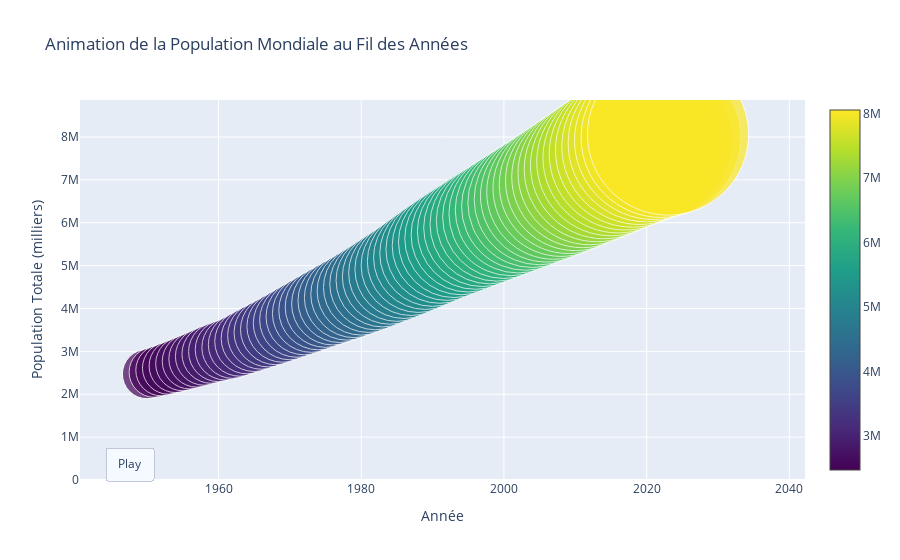

This figure's notebook cell:
### Markdown cell above
Évolution de la population au fil du temps

### Code cell
import pandas as pd
import plotly.graph_objs as go
from plotly.subplots import make_subplots

# Supposons que df est ton DataFrame avec les colonnes 'Year' et 'Total Population, as of 1 January (thousands)'
global_population = df.groupby('Year')['Total Population, as of 1 January (thousands)'].sum().reset_index()

# Créer la figure de base
fig = make_subplots(rows=1, cols=1)

# Ajouter les données comme points de taille variable (cercles)
trace = go.Scatter(
    x=global_population['Year'],
    y=global_population['Total Population, as of 1 January (thousands)'],
    mode='markers',
    marker=dict(
        size=global_population['Total Population, as of 1 January (thousands)'] / 50000,  # Ajuste la taille des cercles (facteur modifié)
        color=global_population['Total Population, as of 1 January (thousands)'],
        colorscale='Viridis',  # Choix des couleurs
        showscale=True
    ),
    name="Population mondiale"
)

fig.add_trace(trace)

# Mise en place de l'animation
frames = []

for year in global_population['Year']:
    frame = go.Frame(
        data=[go.Scatter(
            x=global_population[global_population['Year'] <= year]['Year'],
            y=global_population[global_population['Year'] <= year]['Total Population, as of 1 January (thousands)'],
            mode='markers',
            marker=dict(
                size=global_population[global_population['Year'] <= year]['Total Population, as of 1 January (thousands)'] / 50000,  # Augmenter la taille des cercles
                color=global_population[global_population['Year'] <= year]['Total Population, as of 1 January (thousands)'],
                colorscale='Viridis',
                showscale=True
            )
        )],
        name=f"Année {year}"
    )
    frames.append(frame)

fig.frames = frames

# Ajouter des boutons pour jouer l'animation
fig.update_layout(
    updatemenus=[dict(
        type="buttons",
        x=0.1,
        xanchor="right",
        y=0,
        yanchor="bottom",
        buttons=[dict(
            label="Play",
            method="animate",
            args=[None, dict(frame=dict(duration=500, redraw=True), fromcurrent=True, mode="immediate")]
        )]
    )],
    title="Animation de la Population Mondiale au Fil des Années",
    xaxis=dict(title='Année'),
    yaxis=dict(title='Population Totale (milliers)', range=[0, global_population['Total Population, as of 1 January (thousands)'].max() * 1.1]),
)

# Afficher le graphique
fig.show()

### Figure 1 — Plotly figure (JSON) as saved in the notebook; plotly's stock layout.template omitted (floating-point values rounded to 4 significant figures)
{"data": [{"marker": {"color": [2471000.0, 2515000.0, 2559000.0, 2609000.0, 2659000.0, 2713000.0, 2768000.0, 2823000.0, 2882000.0, 2940000.0, 2992000.0, 3039000.0, 3090000.0, 3156000.0, 3229000.0, 3300000.0, 3369000.0, 3439000.0, 3508000.0, 3582000.0, 3657000.0, 3733000.0, 3807000.0, 3883000.0, 3959000.0, 4034000.0, 4107000.0, 4181000.0, 4255000.0, 4330000.0, 4408000.0, 4488000.0, 4570000.0, 4655000.0, 4739000.0, 4825000.0, 4913000.0, 5003000.0, 5096000.0, 5188000.0, 5281000.0, 5375000.0, 5463000.0, 5549000.0, 5634000.0, 5717000.0, 5801000.0, 5884000.0, 5966000.0, 6048000.0, 6130000.0, 6213000.0, 6296000.0, 6379000.0, 6462000.0, 6545000.0, 6629000.0, 6714000.0, 6801000.0, 6888000.0, 6977000.0, 7066000.0, 7156000.0, 7247000.0, 7337000.0, 7426000.0, 7515000.0, 7603000.0, 7689000.0, 7771000.0, 7851000.0, 7923000.0, 7986000.0, 8057000.0], "colorscale": [[0, "#440154"], [0.1111, "#482878"], [0.2222, "#3e4989"], [0.3333, "#31688e"], [0.4444, "#26828e"], [0.5556, "#1f9e89"], [0.6667, "#35b779"], [0.7778, "#6ece58"], [0.8889, "#b5de2b"], [1, "#fde725"]], "showscale": true, "size": [49.43, 50.3, 51.18, 52.18, 53.18, 54.25, 55.36, 56.46, 57.64, 58.81, 59.83, 60.79, 61.81, 63.13, 64.59, 65.99, 67.39, 68.77, 70.16, 71.65, 73.13, 74.65, 76.14, 77.66, 79.18, 80.68, 82.15, 83.62, 85.09, 86.59, 88.15, 89.75, 91.4, 93.11, 94.78, 96.5, 98.25, 100.1, 101.9, 103.8, 105.6, 107.5, 109.3, 111.0, 112.7, 114.3, 116.0, 117.7, 119.3, 121.0, 122.6, 124.3, 125.9, 127.6, 129.2, 130.9, 132.6, 134.3, 136.0, 137.8, 139.5, 141.3, 143.1, 144.9, 146.7, 148.5, 150.3, 152.1, 153.8, 155.4, 157.0, 158.5, 159.7, 161.1]}, "mode": "markers", "name": "Population mondiale", "type": "scatter", "x": [1950, 1951, 1952, 1953, 1954, 1955, 1956, 1957, 1958, 1959, 1960, 1961, 1962, 1963, 1964, 1965, 1966, 1967, 1968, 1969, 1970, 1971, 1972, 1973, 1974, 1975, 1976, 1977, 1978, 1979, 1980, 1981, 1982, 1983, 1984, 1985, 1986, 1987, 1988, 1989, 1990, 1991, 1992, 1993, 1994, 1995, 1996, 1997, 1998, 1999, 2000, 2001, 2002, 2003, 2004, 2005, 2006, 2007, 2008, 2009, 2010, 2011, 2012, 2013, 2014, 2015, 2016, 2017, 2018, 2019, 2020, 2021, 2022, 2023], "y": [2471000.0, 2515000.0, 2559000.0, 2609000.0, 2659000.0, 2713000.0, 2768000.0, 2823000.0, 2882000.0, 2940000.0, 2992000.0, 3039000.0, 3090000.0, 3156000.0, 3229000.0, 3300000.0, 3369000.0, 3439000.0, 3508000.0, 3582000.0, 3657000.0, 3733000.0, 3807000.0, 3883000.0, 3959000.0, 4034000.0, 4107000.0, 4181000.0, 4255000.0, 4330000.0, 4408000.0, 4488000.0, 4570000.0, 4655000.0, 4739000.0, 4825000.0, 4913000.0, 5003000.0, 5096000.0, 5188000.0, 5281000.0, 5375000.0, 5463000.0, 5549000.0, 5634000.0, 5717000.0, 5801000.0, 5884000.0, 5966000.0, 6048000.0, 6130000.0, 6213000.0, 6296000.0, 6379000.0, 6462000.0, 6545000.0, 6629000.0, 6714000.0, 6801000.0, 6888000.0, 6977000.0, 7066000.0, 7156000.0, 7247000.0, 7337000.0, 7426000.0, 7515000.0, 7603000.0, 7689000.0, 7771000.0, 7851000.0, 7923000.0, 7986000.0, 8057000.0]}], "layout": {"title": {"text": "Animation de la Population Mondiale au Fil des Années"}, "updatemenus": [{"buttons": [{"args": [null, {"frame": {"duration": 500, "redraw": true}, "fromcurrent": true, "mode": "immediate"}], "label": "Play", "method": "animate"}], "type": "buttons", "x": 0.1, "xanchor": "right", "y": 0, "yanchor": "bottom"}], "xaxis": {"anchor": "y", "domain": [0, 1], "title": {"text": "Année"}}, "yaxis": {"anchor": "x", "domain": [0, 1], "range": [0, 8862000.0], "title": {"text": "Population Totale (milliers)"}}}}
